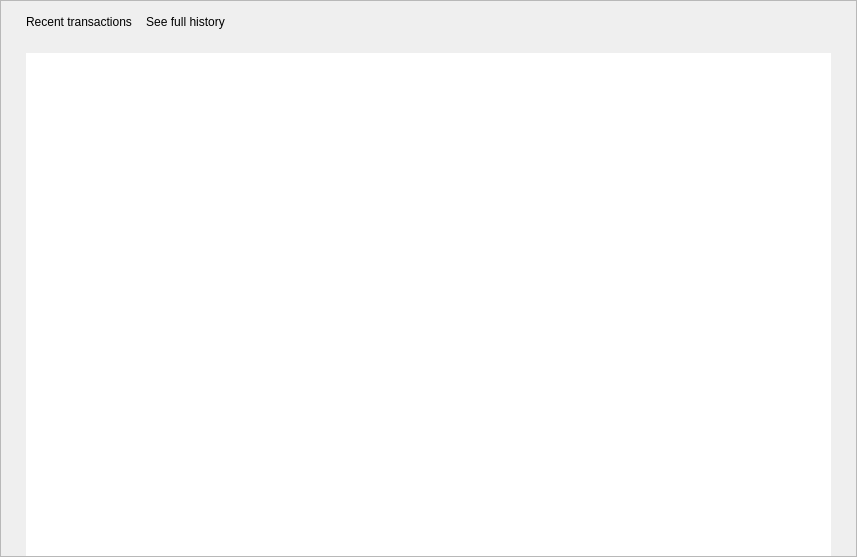
<?xml version="1.0" encoding="UTF-8"?>
<ui version="4.0">
 <class>OverviewFrame</class>
 <widget class="QFrame" name="OverviewFrame">
  <property name="geometry">
   <rect>
    <x>0</x>
    <y>0</y>
    <width>857</width>
    <height>557</height>
   </rect>
  </property>
  <property name="windowTitle">
   <string>Frame</string>
  </property>
  <property name="frameShape">
   <enum>QFrame::StyledPanel</enum>
  </property>
  <property name="frameShadow">
   <enum>QFrame::Raised</enum>
  </property>
  <layout class="QVBoxLayout" name="verticalLayout" stretch="0,0,0,0,1,0">
   <property name="spacing">
    <number>0</number>
   </property>
   <property name="leftMargin">
    <number>0</number>
   </property>
   <property name="topMargin">
    <number>0</number>
   </property>
   <property name="rightMargin">
    <number>0</number>
   </property>
   <property name="bottomMargin">
    <number>0</number>
   </property>
   <item>
    <widget class="WalletGui::OverviewHeaderFrame" name="m_overviewHeaderFrame">
     <property name="frameShape">
      <enum>QFrame::NoFrame</enum>
     </property>
     <property name="frameShadow">
      <enum>QFrame::Raised</enum>
     </property>
    </widget>
   </item>
   <item>
    <spacer name="verticalSpacer_2">
     <property name="orientation">
      <enum>Qt::Vertical</enum>
     </property>
     <property name="sizeType">
      <enum>QSizePolicy::Fixed</enum>
     </property>
     <property name="sizeHint" stdset="0">
      <size>
       <width>10</width>
       <height>10</height>
      </size>
     </property>
    </spacer>
   </item>
   <item>
    <layout class="QHBoxLayout" name="horizontalLayout">
     <property name="spacing">
      <number>10</number>
     </property>
     <property name="leftMargin">
      <number>25</number>
     </property>
     <item>
      <widget class="WalletGui::WalletHeaderLabel" name="m_overviewTransactionsTextLabel">
       <property name="text">
        <string>Recent transactions</string>
       </property>
       <property name="indent">
        <number>0</number>
       </property>
      </widget>
     </item>
     <item>
      <widget class="WalletGui::WalletTinyLinkLikeButton" name="m_allTransactionsButton">
       <property name="cursor">
        <cursorShape>PointingHandCursor</cursorShape>
       </property>
       <property name="focusPolicy">
        <enum>Qt::NoFocus</enum>
       </property>
       <property name="text">
        <string>See full history</string>
       </property>
       <property name="flat">
        <bool>true</bool>
       </property>
      </widget>
     </item>
     <item>
      <spacer name="horizontalSpacer">
       <property name="orientation">
        <enum>Qt::Horizontal</enum>
       </property>
       <property name="sizeHint" stdset="0">
        <size>
         <width>40</width>
         <height>20</height>
        </size>
       </property>
      </spacer>
     </item>
    </layout>
   </item>
   <item>
    <spacer name="verticalSpacer">
     <property name="orientation">
      <enum>Qt::Vertical</enum>
     </property>
     <property name="sizeType">
      <enum>QSizePolicy::Fixed</enum>
     </property>
     <property name="sizeHint" stdset="0">
      <size>
       <width>20</width>
       <height>20</height>
      </size>
     </property>
    </spacer>
   </item>
   <item>
    <layout class="QHBoxLayout" name="horizontalLayout_3">
     <property name="spacing">
      <number>0</number>
     </property>
     <item>
      <spacer name="horizontalSpacer_2">
       <property name="orientation">
        <enum>Qt::Horizontal</enum>
       </property>
       <property name="sizeType">
        <enum>QSizePolicy::Fixed</enum>
       </property>
       <property name="sizeHint" stdset="0">
        <size>
         <width>25</width>
         <height>20</height>
        </size>
       </property>
      </spacer>
     </item>
     <item>
      <widget class="WalletGui::WalletTableView" name="m_recentTransactionsView">
       <property name="enabled">
        <bool>true</bool>
       </property>
       <property name="focusPolicy">
        <enum>Qt::NoFocus</enum>
       </property>
       <property name="frameShape">
        <enum>QFrame::NoFrame</enum>
       </property>
       <property name="verticalScrollBarPolicy">
        <enum>Qt::ScrollBarAlwaysOff</enum>
       </property>
       <property name="editTriggers">
        <set>QAbstractItemView::NoEditTriggers</set>
       </property>
       <property name="alternatingRowColors">
        <bool>true</bool>
       </property>
       <property name="selectionMode">
        <enum>QAbstractItemView::NoSelection</enum>
       </property>
       <property name="selectionBehavior">
        <enum>QAbstractItemView::SelectItems</enum>
       </property>
       <property name="textElideMode">
        <enum>Qt::ElideMiddle</enum>
       </property>
       <property name="verticalScrollMode">
        <enum>QAbstractItemView::ScrollPerPixel</enum>
       </property>
       <property name="showGrid">
        <bool>false</bool>
       </property>
       <property name="wordWrap">
        <bool>false</bool>
       </property>
       <property name="cornerButtonEnabled">
        <bool>false</bool>
       </property>
       <attribute name="horizontalHeaderHighlightSections">
        <bool>false</bool>
       </attribute>
       <attribute name="verticalHeaderVisible">
        <bool>false</bool>
       </attribute>
      </widget>
     </item>
     <item>
      <spacer name="horizontalSpacer_9">
       <property name="orientation">
        <enum>Qt::Horizontal</enum>
       </property>
       <property name="sizeType">
        <enum>QSizePolicy::Fixed</enum>
       </property>
       <property name="sizeHint" stdset="0">
        <size>
         <width>25</width>
         <height>20</height>
        </size>
       </property>
      </spacer>
     </item>
    </layout>
   </item>
  </layout>
 </widget>
 <customwidgets>
  <customwidget>
   <class>WalletGui::WalletTinyLinkLikeButton</class>
   <extends>QPushButton</extends>
   <header>Gui/Common/WalletLinkLikeButton.h</header>
  </customwidget>
  <customwidget>
   <class>WalletGui::WalletHeaderLabel</class>
   <extends>QLabel</extends>
   <header>Gui/Common/WalletTextLabel.h</header>
  </customwidget>
  <customwidget>
   <class>WalletGui::WalletTableView</class>
   <extends>QTableView</extends>
   <header>Gui/Common/WalletTableView.h</header>
  </customwidget>
  <customwidget>
   <class>WalletGui::OverviewHeaderFrame</class>
   <extends>QFrame</extends>
   <header>Gui/Overview/OverviewHeaderFrame.h</header>
   <container>1</container>
  </customwidget>
  <customwidget>
   <class>WalletGui::NewsFrame</class>
   <extends>QFrame</extends>
   <header>Gui/Common/NewsFrame.h</header>
   <container>1</container>
  </customwidget>
 </customwidgets>
 <resources>
  <include location="../../resources.qrc"/>
 </resources>
 <connections>
  <connection>
   <sender>m_recentTransactionsView</sender>
   <signal>doubleClicked(QModelIndex)</signal>
   <receiver>OverviewFrame</receiver>
   <slot>showTransactionDetails(QModelIndex)</slot>
   <hints>
    <hint type="sourcelabel">
     <x>428</x>
     <y>265</y>
    </hint>
    <hint type="destinationlabel">
     <x>428</x>
     <y>278</y>
    </hint>
   </hints>
  </connection>
 </connections>
 <slots>
  <slot>showTransactionDetails(QModelIndex)</slot>
 </slots>
</ui>
